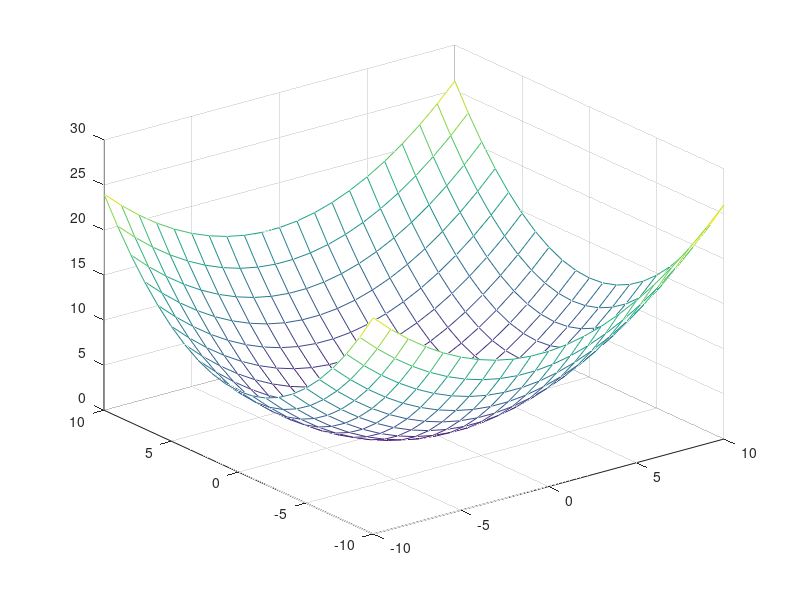
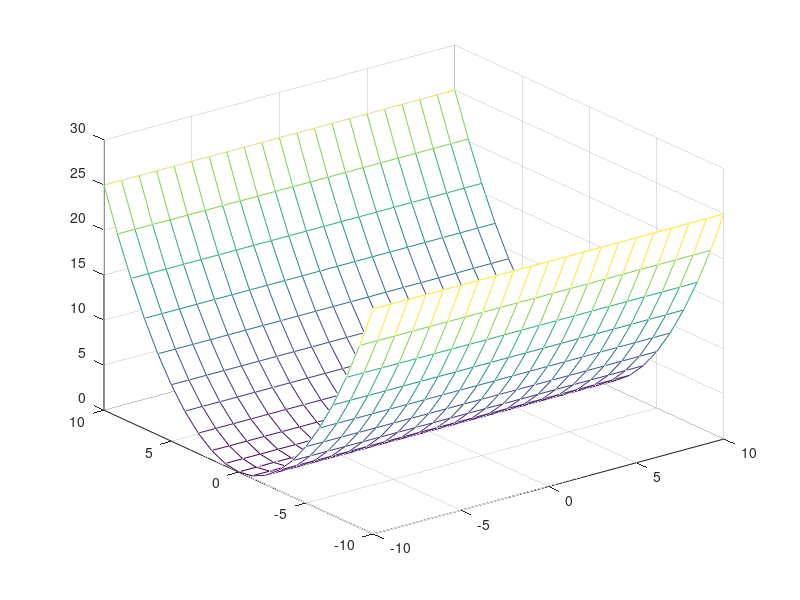

Recreate these plots in MATLAB, in order.
%spectrum

I1 = 5;
I3 = 2;

l = linspace (-10,10,21);
m = l;
[L,M] = meshgrid(l,m);

Z =  (L.*(L+1))./(2*I1) + M.^2*((1/(2*I3)) - (1/(2*I1)));
figure(1)
mesh(L,M,Z)

I1 = 2000;
Z =  (L.*(L+1))./(2*I1) + M.^2*((1/(2*I3)) - (1/(2*I1)));
figure(2)
mesh(L,M,Z)
